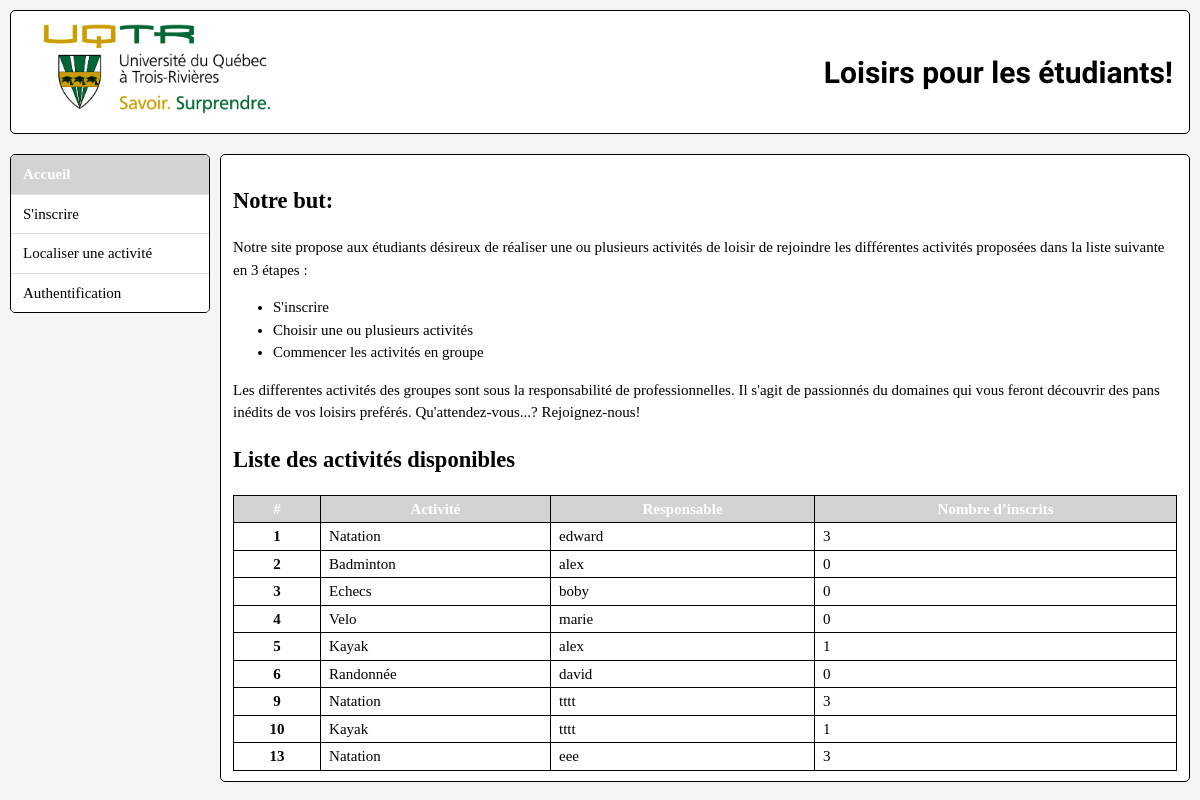
Before: / with the older database file.
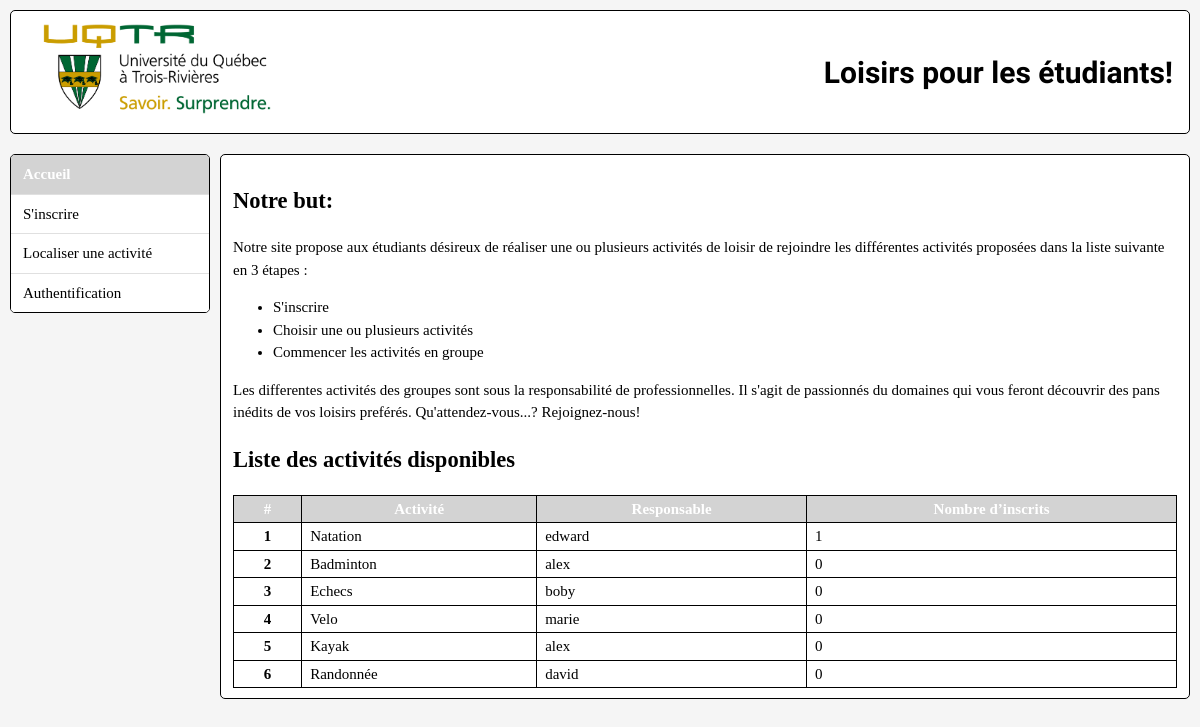
After: the same page with the newer database file.
### tables this page shows
CREATE TABLE `activity` (
  `id` int(11) NOT NULL,
  `name` varchar(255) NOT NULL,
  `responsable` varchar(255) NOT NULL,
  `max_places` int(11) NOT NULL
);

### index.php (the view, shortened to what this page needs)
<?php
require 'db_connect.php';
$stmt = $pdo->prepare("
    SELECT
        a.id,
        a.name AS activity,
        a.responsable AS responsable,
        COUNT(i.id) AS nombre_inscrits
    FROM
        activity a
    LEFT JOIN
        inscription i ON a.name = i.activity
    GROUP BY
        a.id, a.name, a.responsable
    ORDER BY
        a.id
");
$stmt->execute();
$activites = $stmt->fetchAll();
?>
<!DOCTYPE html>
<html lang="fr">
<head>
    <link rel="stylesheet" href="style.css">
</head>
<body>
<header>
    <div>
        <img src="img/uqtr.png" alt="Logo de l'UQTR" class="logo">
    </div>
    <div>
        <h1>
            <span>Loisirs pour les étudiants!</span>
        </h1>
    </div>
</header>
<div class="layout">
    <nav class="main-nav">
        <ul class="menu">
            <li class="menu-item">
                <a href="index.php" class="active-link">Accueil</a>
            </li>
            <li class="menu-item">
                <a href="inscription.php">S'inscrire</a>
            </li>
            <li class="menu-item">
                <a href="carte.php">Localiser une activité</a>
            </li>
            <li class="menu-item">
                <a href="login.php">Authentification</a>
            </li>
        </ul>
    </nav>
    <main>
        <section id="accueil" class="section active">
            <h2>Notre but:</h2>
            <p>
                Notre site propose aux étudiants désireux de réaliser une ou plusieurs activités de loisir
                de rejoindre les différentes activités proposées dans la liste suivante en 3 étapes :
            </p>
            <ul>
                <li>S'inscrire</li>
                <li>Choisir une ou plusieurs activités</li>
                <li>Commencer les activités en groupe</li>
            </ul>
            <p>
                Les differentes activités des groupes sont sous la responsabilité de professionnelles. Il s'agit de passionnés du domaines qui vous feront découvrir des pans inédits de vos loisirs preférés. Qu'attendez-vous...? Rejoignez-nous!
            </p>
            <h2>Liste des activités disponibles</h2>
            <table class="table-activite">
                <thead>
                <tr>
                    <th>#</th>
                    <th>Activité</th>
                    <th>Responsable</th>
                    <th>Nombre d’inscrits</th>
                </tr>
                </thead>
                <tbody>
                <?php foreach ($activites as $activite): ?>
                <tr>
                    <th><?= htmlspecialchars($activite['id']) ?></th>
                    <td><?= htmlspecialchars($activite['activity']) ?></td>
                    <td><?= htmlspecialchars($activite['responsable']) ?></td>
                    <td><?= htmlspecialchars($activite['nombre_inscrits']) ?></td>
                </tr>
                <?php endforeach; ?>
                </tbody>
            </table>
        </section>
    </main>
</div>
</body>
</html>

### style.css (style rules this page uses)
* { box-sizing: border-box; }
body { margin: 0; padding: 0; font-size: 15px; font-family: serif; line-height: 1.5; background-color: #f5f5f5; }
header { display: flex; justify-content: space-between; align-items: center; border: 1px solid #000; border-radius: 5px; padding: 10px 16px; background-color: #fff; margin: 10px; }
h1 { font-family: "Yatra One", system-ui, serif; margin: 0; }
h1 span { display: block; }
.logo { width: 260px; max-width: 100%; }
.layout { display: flex; align-items: flex-start; padding: 10px; gap: 10px; }
main { flex: 1; }
.main-nav { min-width: 200px; }
.menu { list-style: none; margin: 0; padding: 0; border: 1px solid #000; border-radius: 5px; overflow: hidden; background-color: #fff; }
.menu-item { position: relative; border-bottom: 1px solid #e0e0e0; }
.menu-item:last-child { border-bottom: none; }
.menu-item > a { display: block; padding: 8px 12px; text-decoration: none; color: #000; background-color: #fff; transition: background-color 0.2s ease, color 0.2s ease; }
.menu-item > a.active-link { background-color: lightgrey; color: #fff; font-weight: bold; }
.section { border: 1px solid #000; border-radius: 5px; padding: 10px 12px; margin: 0; background-color: #fff; display: none; }
.section.active { display: block; }
.table-activite { width: 100%; border-collapse: collapse; margin-top: 8px; }
.table-activite th, .table-activite td { border: 1px solid #000; padding: 2px 8px; }
.table-activite thead th { background-color: lightgrey; text-align: center; color: #fff; }

Changed rows visible on the page:
removed activity: id "9", name "Natation", responsable "tttt", nombre_inscrits "3"
removed activity: id "10", name "Kayak", responsable "tttt", nombre_inscrits "1"
removed activity: id "13", name "Natation", responsable "eee", nombre_inscrits "3"
computed for activity "Natation": nombre_inscrits "3" → "1"
computed for activity "Kayak": nombre_inscrits "1" → "0"
